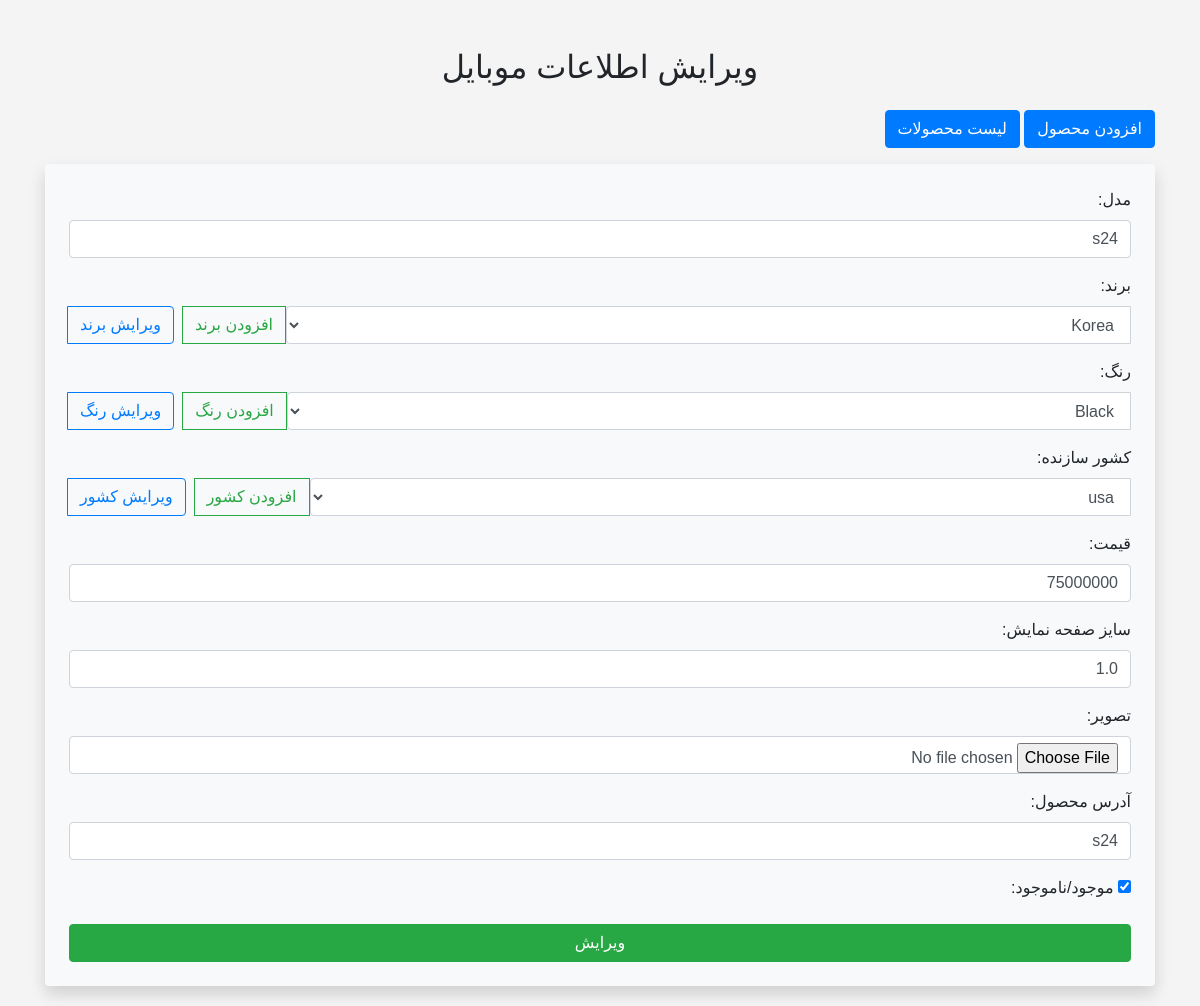
/phone/s24/edit/ (signed in), run on the app's committed database.
### mobile_inventory/models.py (models this page shows, shortened)
class Phone(models.Model):
    model = models.CharField(max_length=100, unique=True, verbose_name='مدل')
    brand = models.ForeignKey(Brand, on_delete=models.CASCADE, verbose_name='برند')
    color = models.ForeignKey(Color, on_delete=models.CASCADE, verbose_name='رنگ')
    country_of_manufacture = models.ForeignKey(Country, on_delete=models.CASCADE, verbose_name='کشور سازنده')
    price = models.PositiveIntegerField(verbose_name='قیمت')
    image = models.ImageField(upload_to='phone_images', null=True, blank=True, verbose_name='تصویر')
    screen_size = models.FloatField(verbose_name='سایز صفحه نمایش')
    is_available = models.BooleanField(default=True, verbose_name='موجود/ناموجود')
    created_at = models.DateTimeField(auto_now_add=True, null=True, blank=True)
    slug = models.SlugField(unique=True, blank=True, verbose_name='آدرس محصول')
    class Meta:
        verbose_name = 'موبایل'
        verbose_name_plural = 'موبایل ها'

### mobile_inventory/views.py (the view)
# urls.py: path('phone/<slug:slug>/edit/', views.EditPhoneView.as_view(), name='edit_phone'),
class EditPhoneView(SuperUserRequiredMixin, UpdateView):
    model = Phone
    form_class = PhoneForm
    template_name = 'mobile_inventory/edit_phone.html'
    success_url = reverse_lazy('list_phone')

### mobile_inventory/forms.py
class PhoneForm(forms.ModelForm):
    class Meta:
        model = Phone
        fields = '__all__'
        error_messages = {
            'model': {
                'required': 'مدل الزامی است.',
            },
            'brand': {
                'required': 'برند الزامی است.',
            },
            'color': {
                'required': 'رنگ الزامی است.',
            },
            'country_of_manufacture': {
                'required': 'کشور سازنده الزامی است.',
            },
            'price': {
                'required': 'قیمت الزامی است.',
            },
            'image': {
                'required': 'تصویر الزامی است.',
            },
            'screen_size': {
                'required': 'سایز صفحه نمایش الزامی است.',
            },
        }

### mobile_inventory/models.py (called while the page is built)
    def __str__(self):
        return f'{self.name}'

    def __str__(self):
        return self.name

    def __str__(self):
        return self.name

### mobile_inventory/templatetags/custom_filters.py (called while the page is built)
@register.filter(name='add_class')
def add_class(field, css_clss):
    return field.as_widget(attrs={'class': css_clss})

### mobile_inventory/views.py (called while the page is built)
    def test_func(self):
        return self.request.user.is_superuser

### mobile_inventory/templates/mobile_inventory/edit_phone.html (shortened to what this page needs)
{% extends 'base.html' %}
{% load static %}
{% load custom_filters %}
{% block main %}
    <body>
    <div class="container mt-5">
        <h2 class="text-center mb-4">ویرایش اطلاعات موبایل</h2>
        <div class="text-right mb-3">
            {% if request.user.is_superuser %}
                <div class="text-right mb-3">
                    <a href="{% url 'add_phone' %}" class="btn btn-primary">افزودن محصول</a>
                    <a href="{% url 'list_phone' %}" class="btn btn-primary">لیست محصولات</a>
                </div>
            {% endif %}
        </div>
        <form method="post" enctype="multipart/form-data" class="bg-light p-4 rounded shadow" novalidate>
            <div class="form-group text-right">
                {{ form.model.label_tag }}
                {{ form.model|add_class:"form-control d-inline-block" }}
            </div>
            <div class="form-group text-right">
                {{ form.brand.label_tag }}
                <div class="input-group">
                    {{ form.brand|add_class:"form-control" }}
                    <div class="input-group-append">
                        <a href="{% url 'add_brand' %}?next={{ request.path }}" class="btn btn-outline-success">افزودن
                            برند</a>
                        <a id="editBrandLink" href="{% url 'edit_brand' phone.brand.slug %}?next={{ request.path }}"
                           class="btn btn-outline-primary mr-2">ویرایش برند</a>
                    </div>
                </div>
            </div>
            <div class="form-group text-right">
                {{ form.color.label_tag }}
                <div class="input-group">
                    {{ form.color|add_class:"form-control" }}
                    <div class="input-group-append">
                        <a href="{% url 'add_color' %}?next={{ request.path }}" class="btn btn-outline-success">افزودن
                            رنگ</a>
                        <a id="editColorLink" href="{% url 'edit_color' phone.color.slug %}?next={{ request.path }}"
                           class="btn btn-outline-primary mr-2">ویرایش رنگ</a>
                    </div>
                </div>
            </div>
            <div class="form-group text-right">
                {{ form.country_of_manufacture.label_tag }}
                <div class="input-group">
                    {{ form.country_of_manufacture|add_class:"form-control" }}
                    <div class="input-group-append">
                        <a href="{% url 'add_country' %}?next={{ request.path }}" class="btn btn-outline-success">افزودن
                            کشور</a>
                        <a id="editCountryLink"
                           href="{% url 'edit_country' phone.country_of_manufacture.slug %}?next={{ request.path }}"
                           class="btn btn-outline-primary mr-2">ویرایش کشور</a>
                    </div>
                </div>
            </div>
            <div class="form-group text-right">
                {{ form.price.label_tag }}
                {{ form.price|add_class:"form-control" }}
            </div>
            <div class="form-group text-right">
                {{ form.screen_size.label_tag }}
                {{ form.screen_size|add_class:"form-control" }}
            </div>
            <div class="form-group text-right">
                {{ form.image.label_tag }}
                <input type="file" name="image" id="imageInput" class="form-control">
            </div>
            <div class="form-group text-right">
                {{ form.slug.label_tag }}
                {{ form.slug|add_class:"form-control" }}
            </div>
            <div class="form-group form-check text-right">
                {{ form.is_available }}
                {{ form.is_available.label_tag }}
            </div>
            <button type="submit" class="btn btn-success btn-block" style="transition: background-color 0.3s ease;">
                ویرایش
            </button>
        </form>
    </div>
    </body>
{% endblock %}

### static/css/styles.css (style rules this page uses)
body { font-family: Arial, sans-serif; margin: 20px; background-color: #f4f4f4; direction: rtl; }
a { text-decoration: none; }

### data on the page
Phone: model "s24", brand "Korea", color "Black", country_of_manufacture "usa", price "75000000", screen_size "1.0", slug "s24", is_available "☑"
